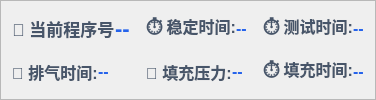
           <widget class="QFrame" name="airtightParamsFrame">
            <property name="styleSheet">
             <string notr="true">
QFrame#airtightParamsFrame {
    background: qlineargradient(x1:0, y1:0, x2:0, y2:1, 
        stop:0 #f0f9ff, 
        stop:1 #e0f2fe);
    border: 2px solid #bae6fd;
    border-radius: 12px;
    padding: 10px;
}
             </string>
            </property>
            <property name="frameShape">
             <enum>QFrame::StyledPanel</enum>
            </property>
            <layout class="QGridLayout" name="airtightParamsGridLayout">
             <property name="horizontalSpacing">
              <number>16</number>
             </property>
             <property name="verticalSpacing">
              <number>10</number>
             </property>
             <item row="0" column="0">
              <layout class="QHBoxLayout" name="fillTimeCellLayoutAirtight">
               <item>
                <widget class="QLabel" name="testProgramNumberTitleLabelTop">
                 <property name="styleSheet">
                  <string notr="true">font-weight: bold; color: #475569; font-size: 17px; background: transparent;</string>
                 </property>
                 <property name="text">
                  <string>🔢 当前程序号</string>
                 </property>
                </widget>
               </item>
               <item>
                <widget class="QLabel" name="testProgramNumberValueLabel">
                 <property name="styleSheet">
                  <string notr="true">font-size: 22px; font-weight: bold; color: #2563eb; background: transparent;</string>
                 </property>
                 <property name="text">
                  <string>--</string>
                 </property>
                </widget>
               </item>
              </layout>
             </item>
             <item row="0" column="1">
              <layout class="QHBoxLayout" name="stabilizeTimeCellLayoutAirtight">
               <item>
                <widget class="QLabel" name="stabilizeTimeTitleLabelAirtight">
                 <property name="styleSheet">
                  <string notr="true">font-weight: bold; color: #475569; font-size: 16px; background: transparent;</string>
                 </property>
                 <property name="text">
                  <string>⏱ 稳定时间:</string>
                 </property>
                </widget>
               </item>
               <item>
                <widget class="QLabel" name="stabilizeTimeValueLabelAirtight">
                 <property name="styleSheet">
                  <string notr="true">color: #2563eb; font-size: 16px; font-weight: 600; background: transparent;</string>
                 </property>
                 <property name="text">
                  <string>--</string>
                 </property>
                </widget>
               </item>
              </layout>
             </item>
             <item row="0" column="2">
              <layout class="QHBoxLayout" name="testTimeCellLayoutAirtight">
               <item>
                <widget class="QLabel" name="testTimeTitleLabelAirtight">
                 <property name="styleSheet">
                  <string notr="true">font-weight: bold; color: #475569; font-size: 16px; background: transparent;</string>
                 </property>
                 <property name="text">
                  <string>⏱ 测试时间:</string>
                 </property>
                </widget>
               </item>
               <item>
                <widget class="QLabel" name="testTimeValueLabelAirtight">
                 <property name="styleSheet">
                  <string notr="true">color: #2563eb; font-size: 16px; font-weight: 600; background: transparent;</string>
                 </property>
                 <property name="text">
                  <string>--</string>
                 </property>
                </widget>
               </item>
              </layout>
             </item>
             <item row="1" column="0">
              <layout class="QHBoxLayout" name="dumpTimeCellLayoutAirtight">
               <item>
                <widget class="QLabel" name="dumpTimeTitleLabelAirtight">
                 <property name="styleSheet">
                  <string notr="true">font-weight: bold; color: #475569; font-size: 16px; background: transparent;</string>
                 </property>
                 <property name="text">
                  <string>💨 排气时间:</string>
                 </property>
                </widget>
               </item>
               <item>
                <widget class="QLabel" name="dumpTimeValueLabelAirtight">
                 <property name="styleSheet">
                  <string notr="true">color: #2563eb; font-size: 16px; font-weight: 600; background: transparent;</string>
                 </property>
                 <property name="text">
                  <string>--</string>
                 </property>
                </widget>
               </item>
              </layout>
             </item>
             <item row="1" column="1">
              <layout class="QHBoxLayout" name="fillPressureCellLayoutAirtight">
               <item>
                <widget class="QLabel" name="fillPressureTitleLabelAirtight">
                 <property name="styleSheet">
                  <string notr="true">font-weight: bold; color: #475569; font-size: 16px; background: transparent;</string>
                 </property>
                 <property name="text">
                  <string>🎯 填充压力:</string>
                 </property>
                </widget>
               </item>
               <item>
                <widget class="QLabel" name="fillPressureValueLabelAirtight">
                 <property name="styleSheet">
                  <string notr="true">color: #2563eb; font-size: 16px; font-weight: 600; background: transparent;</string>
                 </property>
                 <property name="text">
                  <string>--</string>
                 </property>
                </widget>
               </item>
              </layout>
             </item>
             <item row="1" column="2">
              <layout class="QHBoxLayout" name="volumeCellLayoutAirtight">
               <item>
                <widget class="QLabel" name="fillTimeTitleLabelAirtight">
                 <property name="styleSheet">
                  <string notr="true">font-weight: bold; color: #475569; font-size: 16px; background: transparent;</string>
                 </property>
                 <property name="text">
                  <string>⏱ 填充时间:</string>
                 </property>
                </widget>
               </item>
               <item>
                <widget class="QLabel" name="fillTimeValueLabelAirtight">
                 <property name="styleSheet">
                  <string notr="true">color: #2563eb; font-size: 16px; font-weight: 600; background: transparent;</string>
                 </property>
                 <property name="text">
                  <string>--</string>
                 </property>
                </widget>
               </item>
              </layout>
             </item>
             <item row="1" column="2">
              <layout class="QHBoxLayout" name="fillPressureUnitCellLayoutAirtight">
               <item>
                <layout class="QVBoxLayout" name="programNumberLayout"/>
               </item>
              </layout>
             </item>
            </layout>
           </widget>
